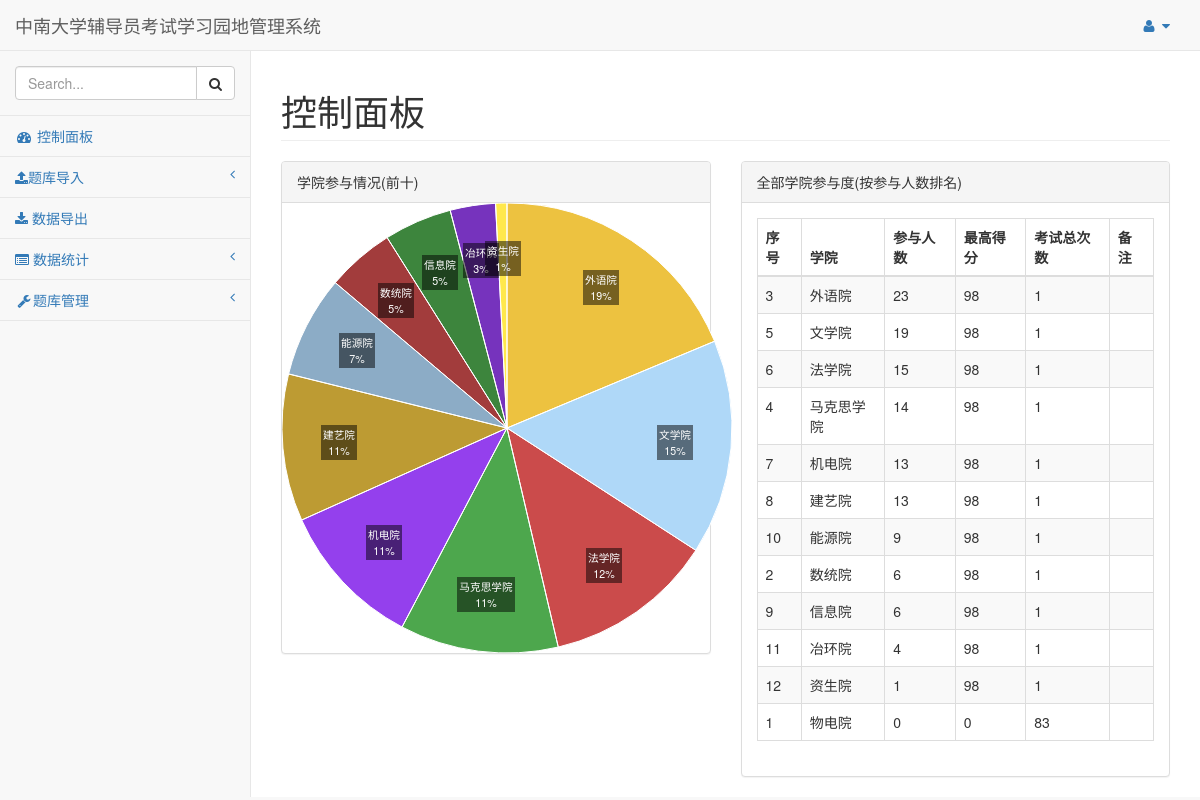
Page /Admin/AnalyseCollege on the committed database.
### tables this page shows
CREATE TABLE `college` (
  `id` int(11) NOT NULL,
  `college` text NOT NULL COMMENT '学院名',
  `staff` int(11) NOT NULL COMMENT '参与总人数',
  `score` int(11) NOT NULL COMMENT '最高得分',
  `exam_num` int(11) NOT NULL COMMENT '考试总次数',
  `remark` text NOT NULL COMMENT '备注'
);

### application/controllers/Admin.php (called while the page is built, shortened)
<?php
 class Admin extends CI_Controller
 {
   function __construct()
   {
     $this->load->model('Admin_model');
     $this->load->model('Exam_model');
     $this->load->model('Rank_model');
     $this->load->library('DataOption');
   }
   public function AnalyseCollege($value='')
   {
     $data['all']   = $this->Admin_model->PartCollege();
     if($data['all'][9])
      $i = 0;$chartw='[';
      foreach ($data['all'] as $key => $value) {
        $chartw .= '{'. 'label:'.' "'.$data['all'][$i]['college'].'", data: '.$data['all'][$i]['staff'].'},';
        $i ++;
      }
      $chartw .= ']';
      $chart['chart'] = $chartw;
      $this->load->view('admin/header');
      $this->load->view('admin/AnalyseCollege',$data);
      $this->load->view('admin/flot',$chart);
   }
 }

### index.php (called while the page is built, shortened)
<?php
require_once BASEPATH.'core/CodeIgniter.php';

### application/views/admin/AnalyseCollege.php (the view)
<div class="row">
  <div class="col-lg-6">
      <div class="panel panel-default">
          <div class="panel-heading">
              学院参与情况(前十)
          </div>
          <div id="flotcontainer" style="width: 450px; height: 450px;"></div>
      </div>
  </div>
  <div class="col-lg-6">
      <div class="panel panel-default">
          <div class="panel-heading">
              全部学院参与度(按参与人数排名)
          </div>
          <div class="panel-body">
              <table width="100%" class="table table-striped table-bordered table-hover" id="dataTables-example">
                  <thead>
                      <tr>
                          <th>序号</th>
                          <th>学院</th>
                          <th>参与人数</th>
                          <th>最高得分</th>
                          <th>考试总次数</th>
                          <th>备注</th>
                      </tr>
                  </thead>
                  <tbody>
                    <?php
                      foreach ($all as $key => $temp) {
                        echo "<tr>";
                        foreach ($temp as $key => $value) {
                          echo '<td>'.$value.'</td>';
                        }
                        echo "</tr>";
                      }
                    ?>
                  </tbody>
              </table>
          </div>
      </div>
  </div>
</div>

### css/sb-admin-2.css (style rules this page uses)
body { background-color: #f8f8f8; }

### rows in the picture
college: id "3", college "外语院", staff "23", score "98", exam_num "1"
college: id "5", college "文学院", staff "19", score "98", exam_num "1"
college: id "6", college "法学院", staff "15", score "98", exam_num "1"
college: id "4", college "马克思学院", staff "14", score "98", exam_num "1"
college: id "7", college "机电院", staff "13", score "98", exam_num "1"
college: id "8", college "建艺院", staff "13", score "98", exam_num "1"
college: id "10", college "能源院", staff "9", score "98", exam_num "1"
college: id "2", college "数统院", staff "6", score "98", exam_num "1"
college: id "9", college "信息院", staff "6", score "98", exam_num "1"
college: id "11", college "冶环院", staff "4", score "98", exam_num "1"
college: id "12", college "资生院", staff "1", score "98", exam_num "1"
college: id "1", college "物电院", staff "0", score "0", exam_num "83"
